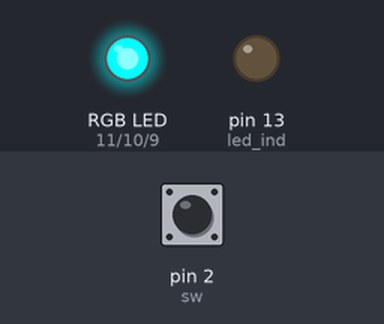
Recording of a sketch running on a simulated Arduino Uno, built with avr-gcc and run on an emulated ATmega328P. On the bench: an RGB LED mixed from three pins (HIGH = lit), output pins drawn as LEDs (lit = HIGH). Dashed ring = blinking. Inputs (shaded band) come from the test bench; at power-on: pin 2 (sw) HIGH.

Above: at 1.6 s.
1.7 s: pin 2 (sw) pulled LOW for 3.2 s
At 5.9 s:
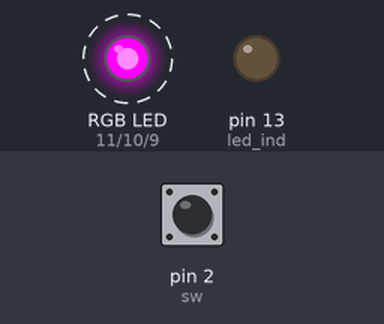
6.4 s: pin 2 (sw) pulled LOW for 0.5 s
At 7.5 s:
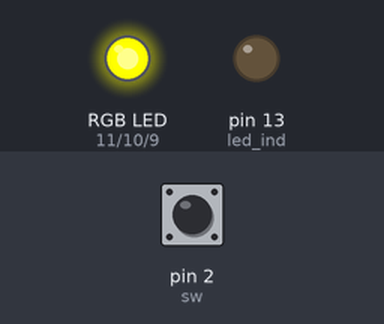
Timing chart, 0 to 9.4 s (numbered marks = the images above; inputs shaded):
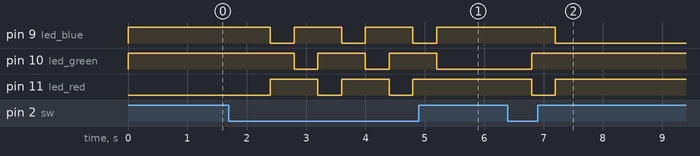

The sketch:

_02_timings.ino
```cpp
// (licence header left out)
//**** Global variables used for global parameters
// Inputs :
int sw = 2; // User button
// Ouputs :
int led_ind = 13;   // Arduino LED
int led_blue = 9;   // RGB LEDs
int led_green = 10; //    "
int led_red = 11;   //    "
// Shared variables
int blink_state = 0;

// This function is called one time when the arduino starts
void setup() {
  // Set output pins as outputs
  pinMode(led_ind, OUTPUT);
  pinMode(led_blue, OUTPUT);
  pinMode(led_green, OUTPUT);
  pinMode(led_red, OUTPUT);

  // Set default values for outputs (all LEDs OFF)
  digitalWrite(led_ind, LOW);
  digitalWrite(led_blue, HIGH);
  digitalWrite(led_red, HIGH);
  digitalWrite(led_green, HIGH);
}

// This function is called continuously when the arduino runs
void loop() {
  // Stops all LEDs
  digitalWrite(led_blue, HIGH);  // OFF
  digitalWrite(led_red, HIGH);   // OFF
  digitalWrite(led_green, HIGH); // OFF
  // Light the right one in the sequence
  switch(blink_state) {
    case 0:
      digitalWrite(led_red, LOW);
      break;
    case 1:
      digitalWrite(led_blue, LOW);
      break;
    case 2:
      digitalWrite(led_green, LOW);
      break;
  }
  // Only change the system state if the button is pressed
  if (digitalRead(sw) == LOW) {
    blink_state = (blink_state + 1) % 3;
  }
  // Wait for 400 ms
  delay(400);
}
```

Measured:
- after the input at 1.7 s, pin 9 (led_blue): alternates HIGH for 0.80 s and LOW for 0.40 s, starting after 0.70 s; pin 10 (led_green): alternates HIGH for 0.80 s and LOW for 0.40 s, starting after 1.1 s; pin 11 (led_red): alternates HIGH for 0.80 s and LOW for 0.40 s, 5 changes in all, then stays HIGH, starting after 0.70 s
- after the input at 6.4 s, pin 9 (led_blue): HIGH → LOW after 0.80 s; pin 10 (led_green): LOW → HIGH after 0.40 s; pin 11 (led_red): HIGH → LOW after 0.40 s, → HIGH 0.40 s later
